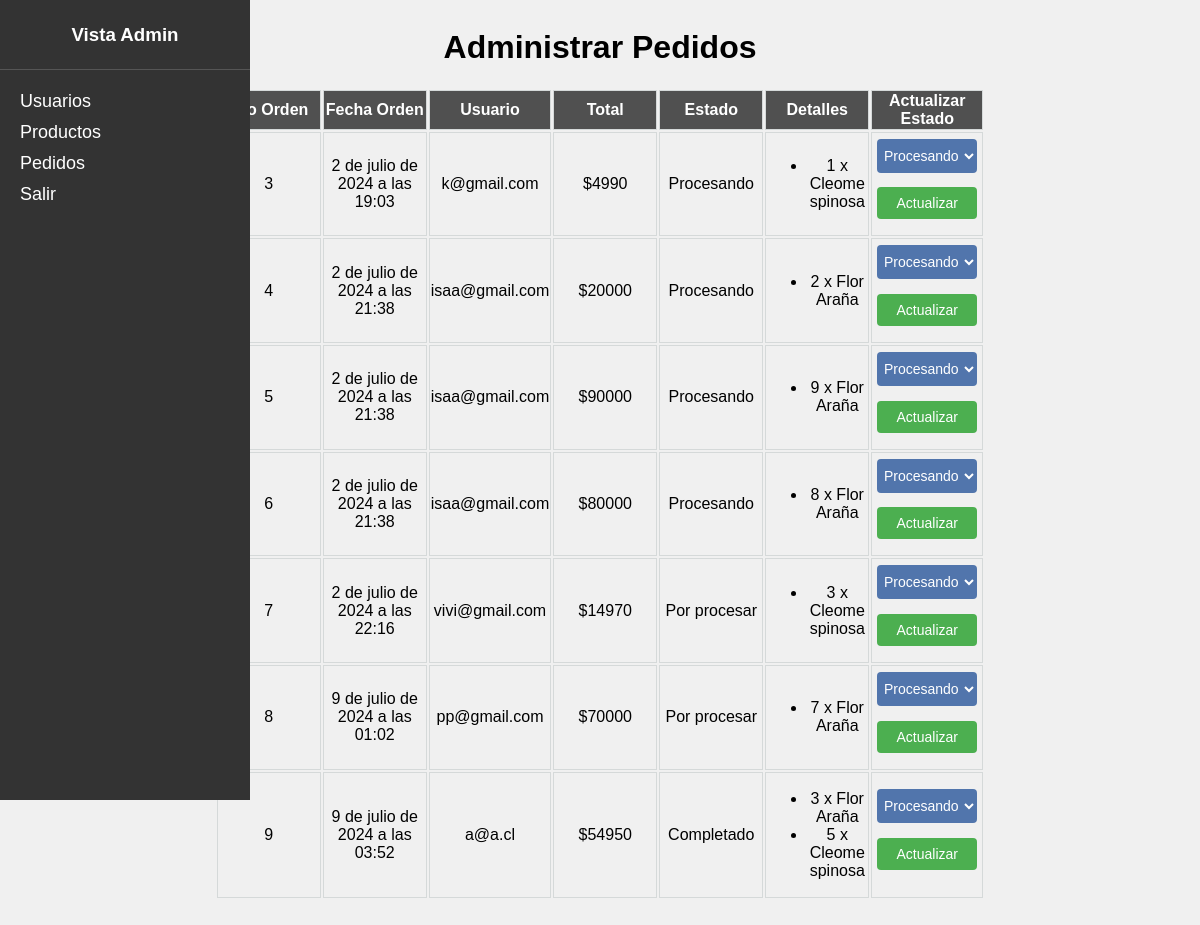
Page /pedidos/ (signed in) on the earlier database version.
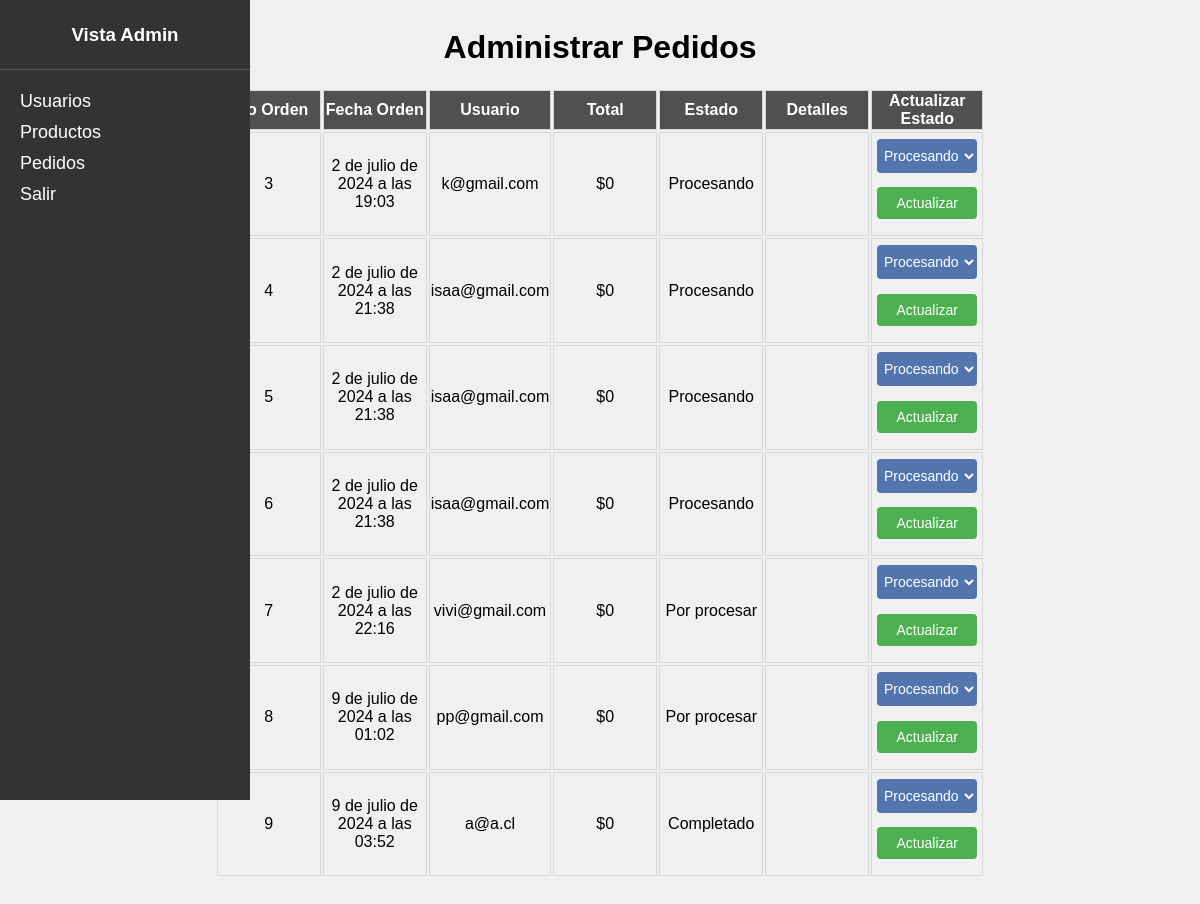
Same page on the later database version.
### core/models.py (models this page shows, shortened)
class Venta(models.Model):
    user = models.ForeignKey(User, on_delete=models.CASCADE)
    items = models.ManyToManyField(DetalleVenta)
    ordered_date = models.DateTimeField(auto_now_add=True)
    ordered = models.BooleanField(default=False)
    estado=models.TextField(default='Por procesar')
    def total_price(self):
        return sum(item.subtotal() for item in self.items.all())

class DetalleVenta(models.Model):
    producto = models.ForeignKey(Product, on_delete=models.CASCADE)
    cantidad = models.PositiveIntegerField()
    def subtotal(self):
        return self.producto.price * self.cantidad
    def __str__(self):
        return f'{self.cantidad} x {self.producto.name}'

class Product(models.Model):
    id = models.BigAutoField(primary_key=True)
    name = models.CharField(max_length=255)
    description = models.TextField()
    price = models.IntegerField()
    stock = models.IntegerField(default=0)
    image = models.ImageField(upload_to='products/', null=True, blank=True)

### core/views.py (the view, shortened to what this page needs)
# urls.py: path('pedidos/', historial_admin, name='pedidos')
@staff_member_required
@login_required(login_url="/login")
def historial_admin(request):
    ventas = Venta.objects.all()
    miscompras = []
    for venta in ventas:
        detalles_venta = venta.items.all()
        venta_dict = {
            'venta': venta,
            'detalles': detalles_venta,
        }
        miscompras.append(venta_dict)
    return render(request, 'core/pedidos.html', {'ventas': miscompras})

### core/templates/core/pedidos.html (shortened to what this page needs)
{% extends 'core/base2.html' %}
{% block contenido %}
<main>
    <div class = "arreglo">
        <h1>Administrar Pedidos</h1>
        <table>
            <thead>
                <tr>
                    <th>Nro Orden</th>
                    <th>Fecha Orden</th>
                    <th>Usuario</th>
                    <th>Total</th>
                    <th>Estado</th>
                    <th>Detalles</th>
                    <th>Actualizar Estado</th>
                </tr>
            </thead>
            <tbody>
                {% for compra in ventas %}
                    <tr>
                        <td>{{ compra.venta.id }}</td>
                        <td>{{ compra.venta.ordered_date }}</td>
                        <td>{{ compra.venta.user.email }}</td>
                        <td>${{ compra.venta.total_price }}</td>
                        <td>{{ compra.venta.estado }}</td>
                        <td>
                            <ul>
                                {% for detalle in compra.detalles %}
                                    <li>{{ detalle }}</li>
                                {% endfor %}
                            </ul>
                        </td>
                        <td>
                            <form method="post">
                                <select name="nuevo_estado" class="btn-editar-colap">
                                    <option value="Procesando">Procesando </option>
                                </select>
                                <button class="btn btn-actulizar" type="submit">Actualizar</button>
                            </form>
                        </td>
                    </tr>
                {% endfor %}
            </tbody>
        </table>
    </div>
</main>
{% endblock contenido %}

Differences in the rows shown:
removed DetalleVenta: cantidad+producto "1 x Cleome spinosa", shown under Venta "2 de julio de 2024 a las 19:03"
removed DetalleVenta: cantidad+producto "2 x Flor Araña", shown under Venta id 4
removed DetalleVenta: cantidad+producto "9 x Flor Araña", shown under Venta id 5
removed DetalleVenta: cantidad+producto "8 x Flor Araña", shown under Venta id 6
removed DetalleVenta: cantidad+producto "3 x Cleome spinosa", shown under Venta "2 de julio de 2024 a las 22:16"
removed DetalleVenta: cantidad+producto "7 x Flor Araña", shown under Venta "9 de julio de 2024 a las 01:02"
removed DetalleVenta: cantidad+producto "3 x Flor Araña", shown under Venta "9 de julio de 2024 a las 03:52"
removed DetalleVenta: cantidad+producto "5 x Cleome spinosa", shown under Venta "9 de julio de 2024 a las 03:52"
computed for Venta "2 de julio de 2024 a las 19:03": venta.total_price "4990" → "0"
computed for Venta id 4: venta.total_price "20000" → "0"
computed for Venta id 5: venta.total_price "90000" → "0"
computed for Venta id 6: venta.total_price "80000" → "0"
computed for Venta "2 de julio de 2024 a las 22:16": venta.total_price "14970" → "0"
computed for Venta "9 de julio de 2024 a las 01:02": venta.total_price "70000" → "0"
computed for Venta "9 de julio de 2024 a las 03:52": venta.total_price "54950" → "0"
